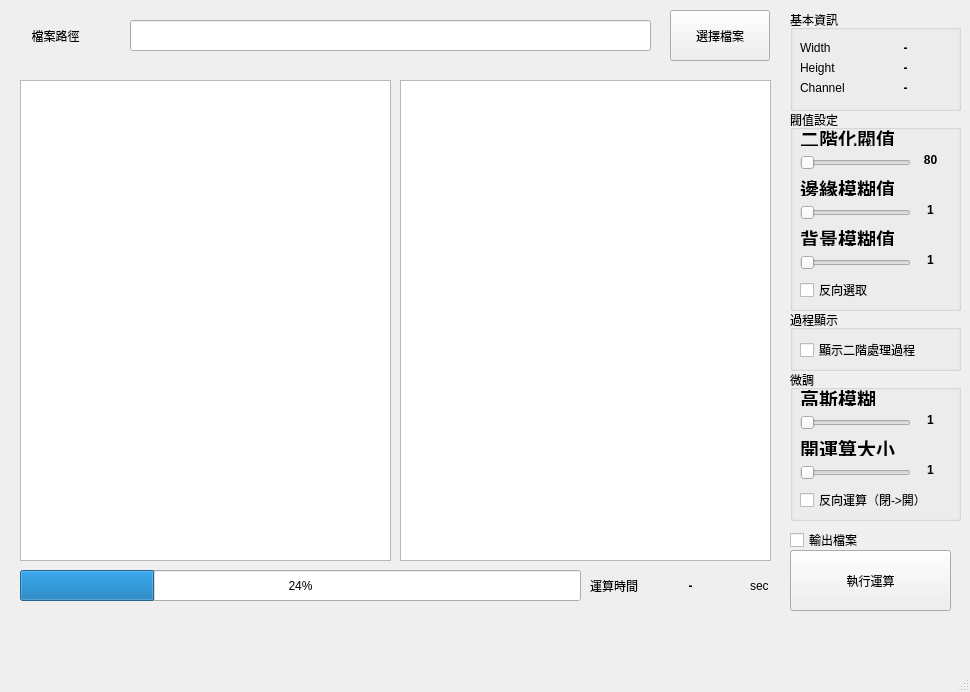
<?xml version="1.0" encoding="UTF-8"?>
<ui version="4.0">
 <class>MainWindow</class>
 <widget class="QMainWindow" name="MainWindow">
  <property name="geometry">
   <rect>
    <x>0</x>
    <y>0</y>
    <width>970</width>
    <height>692</height>
   </rect>
  </property>
  <property name="windowTitle">
   <string>MainWindow</string>
  </property>
  <widget class="QWidget" name="centralwidget">
   <widget class="QLabel" name="title_info">
    <property name="geometry">
     <rect>
      <x>20</x>
      <y>20</y>
      <width>71</width>
      <height>31</height>
     </rect>
    </property>
    <property name="text">
     <string>檔案路徑</string>
    </property>
    <property name="alignment">
     <set>Qt::AlignmentFlag::AlignCenter</set>
    </property>
   </widget>
   <widget class="QPushButton" name="loadButton">
    <property name="geometry">
     <rect>
      <x>670</x>
      <y>10</y>
      <width>100</width>
      <height>51</height>
     </rect>
    </property>
    <property name="text">
     <string>選擇檔案</string>
    </property>
   </widget>
   <widget class="QLineEdit" name="filePathInfo">
    <property name="geometry">
     <rect>
      <x>130</x>
      <y>20</y>
      <width>521</width>
      <height>31</height>
     </rect>
    </property>
    <property name="font">
     <font>
      <italic>true</italic>
     </font>
    </property>
   </widget>
   <widget class="QGraphicsView" name="view1">
    <property name="geometry">
     <rect>
      <x>20</x>
      <y>80</y>
      <width>371</width>
      <height>481</height>
     </rect>
    </property>
   </widget>
   <widget class="QGraphicsView" name="view2">
    <property name="geometry">
     <rect>
      <x>400</x>
      <y>80</y>
      <width>371</width>
      <height>481</height>
     </rect>
    </property>
   </widget>
   <widget class="QPushButton" name="result">
    <property name="geometry">
     <rect>
      <x>790</x>
      <y>550</y>
      <width>161</width>
      <height>61</height>
     </rect>
    </property>
    <property name="text">
     <string>執行運算</string>
    </property>
   </widget>
   <widget class="QCheckBox" name="option_check">
    <property name="geometry">
     <rect>
      <x>790</x>
      <y>530</y>
      <width>151</width>
      <height>20</height>
     </rect>
    </property>
    <property name="text">
     <string>輸出檔案</string>
    </property>
   </widget>
   <widget class="QProgressBar" name="progressBar">
    <property name="geometry">
     <rect>
      <x>20</x>
      <y>570</y>
      <width>561</width>
      <height>31</height>
     </rect>
    </property>
    <property name="value">
     <number>24</number>
    </property>
   </widget>
   <widget class="QGroupBox" name="groupBox">
    <property name="geometry">
     <rect>
      <x>790</x>
      <y>370</y>
      <width>171</width>
      <height>151</height>
     </rect>
    </property>
    <property name="title">
     <string>微調</string>
    </property>
    <widget class="QSlider" name="image_threshold">
     <property name="geometry">
      <rect>
       <x>10</x>
       <y>40</y>
       <width>111</width>
       <height>25</height>
      </rect>
     </property>
     <property name="orientation">
      <enum>Qt::Orientation::Horizontal</enum>
     </property>
    </widget>
    <widget class="QLabel" name="image_threshold_val">
     <property name="geometry">
      <rect>
       <x>120</x>
       <y>40</y>
       <width>41</width>
       <height>20</height>
      </rect>
     </property>
     <property name="font">
      <font>
       <bold>true</bold>
      </font>
     </property>
     <property name="text">
      <string>1</string>
     </property>
     <property name="alignment">
      <set>Qt::AlignmentFlag::AlignCenter</set>
     </property>
    </widget>
    <widget class="QSlider" name="image_threshold_2">
     <property name="geometry">
      <rect>
       <x>10</x>
       <y>90</y>
       <width>111</width>
       <height>25</height>
      </rect>
     </property>
     <property name="orientation">
      <enum>Qt::Orientation::Horizontal</enum>
     </property>
    </widget>
    <widget class="QLabel" name="image_threshold_val_2">
     <property name="geometry">
      <rect>
       <x>120</x>
       <y>90</y>
       <width>41</width>
       <height>20</height>
      </rect>
     </property>
     <property name="font">
      <font>
       <bold>true</bold>
      </font>
     </property>
     <property name="text">
      <string>1</string>
     </property>
     <property name="alignment">
      <set>Qt::AlignmentFlag::AlignCenter</set>
     </property>
    </widget>
    <widget class="QLabel" name="label_4">
     <property name="geometry">
      <rect>
       <x>10</x>
       <y>20</y>
       <width>111</width>
       <height>16</height>
      </rect>
     </property>
     <property name="font">
      <font>
       <pointsize>14</pointsize>
       <bold>true</bold>
      </font>
     </property>
     <property name="text">
      <string>高斯模糊</string>
     </property>
    </widget>
    <widget class="QLabel" name="label_6">
     <property name="geometry">
      <rect>
       <x>10</x>
       <y>70</y>
       <width>111</width>
       <height>16</height>
      </rect>
     </property>
     <property name="font">
      <font>
       <pointsize>14</pointsize>
       <bold>true</bold>
      </font>
     </property>
     <property name="text">
      <string>開運算大小</string>
     </property>
    </widget>
    <widget class="QCheckBox" name="bwrev_btn">
     <property name="geometry">
      <rect>
       <x>10</x>
       <y>120</y>
       <width>151</width>
       <height>20</height>
      </rect>
     </property>
     <property name="text">
      <string>反向運算（閉-&gt;開）</string>
     </property>
    </widget>
   </widget>
   <widget class="QGroupBox" name="groupBox_2">
    <property name="geometry">
     <rect>
      <x>790</x>
      <y>110</y>
      <width>171</width>
      <height>201</height>
     </rect>
    </property>
    <property name="title">
     <string>閥值設定</string>
    </property>
    <widget class="QLabel" name="label">
     <property name="geometry">
      <rect>
       <x>10</x>
       <y>20</y>
       <width>121</width>
       <height>16</height>
      </rect>
     </property>
     <property name="font">
      <font>
       <pointsize>14</pointsize>
       <bold>true</bold>
       <underline>false</underline>
      </font>
     </property>
     <property name="text">
      <string>二階化閥值</string>
     </property>
    </widget>
    <widget class="QSlider" name="Slider_Binary_Threshold">
     <property name="geometry">
      <rect>
       <x>10</x>
       <y>40</y>
       <width>111</width>
       <height>25</height>
      </rect>
     </property>
     <property name="orientation">
      <enum>Qt::Orientation::Horizontal</enum>
     </property>
    </widget>
    <widget class="QLabel" name="Slider_Binary_Threshold_Val">
     <property name="geometry">
      <rect>
       <x>120</x>
       <y>40</y>
       <width>41</width>
       <height>20</height>
      </rect>
     </property>
     <property name="font">
      <font>
       <bold>true</bold>
      </font>
     </property>
     <property name="text">
      <string>80</string>
     </property>
     <property name="alignment">
      <set>Qt::AlignmentFlag::AlignCenter</set>
     </property>
    </widget>
    <widget class="QLabel" name="label_2">
     <property name="geometry">
      <rect>
       <x>10</x>
       <y>70</y>
       <width>151</width>
       <height>16</height>
      </rect>
     </property>
     <property name="font">
      <font>
       <pointsize>14</pointsize>
       <bold>true</bold>
      </font>
     </property>
     <property name="text">
      <string>邊緣模糊值</string>
     </property>
    </widget>
    <widget class="QSlider" name="Slider_Blur_Edge">
     <property name="geometry">
      <rect>
       <x>10</x>
       <y>90</y>
       <width>111</width>
       <height>25</height>
      </rect>
     </property>
     <property name="orientation">
      <enum>Qt::Orientation::Horizontal</enum>
     </property>
    </widget>
    <widget class="QLabel" name="Slider_Blur_Edge_Val">
     <property name="geometry">
      <rect>
       <x>120</x>
       <y>90</y>
       <width>41</width>
       <height>20</height>
      </rect>
     </property>
     <property name="font">
      <font>
       <bold>true</bold>
      </font>
     </property>
     <property name="text">
      <string>1</string>
     </property>
     <property name="alignment">
      <set>Qt::AlignmentFlag::AlignCenter</set>
     </property>
    </widget>
    <widget class="QCheckBox" name="option_check_2">
     <property name="geometry">
      <rect>
       <x>10</x>
       <y>170</y>
       <width>151</width>
       <height>20</height>
      </rect>
     </property>
     <property name="text">
      <string>反向選取</string>
     </property>
    </widget>
    <widget class="QSlider" name="Slider_Blur_Bks">
     <property name="geometry">
      <rect>
       <x>10</x>
       <y>140</y>
       <width>111</width>
       <height>25</height>
      </rect>
     </property>
     <property name="orientation">
      <enum>Qt::Orientation::Horizontal</enum>
     </property>
    </widget>
    <widget class="QLabel" name="Slider_Blur_Bks_Val">
     <property name="geometry">
      <rect>
       <x>120</x>
       <y>140</y>
       <width>41</width>
       <height>20</height>
      </rect>
     </property>
     <property name="font">
      <font>
       <bold>true</bold>
      </font>
     </property>
     <property name="text">
      <string>1</string>
     </property>
     <property name="alignment">
      <set>Qt::AlignmentFlag::AlignCenter</set>
     </property>
    </widget>
    <widget class="QLabel" name="label_5">
     <property name="geometry">
      <rect>
       <x>10</x>
       <y>120</y>
       <width>151</width>
       <height>16</height>
      </rect>
     </property>
     <property name="font">
      <font>
       <pointsize>14</pointsize>
       <bold>true</bold>
      </font>
     </property>
     <property name="text">
      <string>背景模糊值</string>
     </property>
    </widget>
   </widget>
   <widget class="QGroupBox" name="groupBox_3">
    <property name="geometry">
     <rect>
      <x>790</x>
      <y>310</y>
      <width>171</width>
      <height>61</height>
     </rect>
    </property>
    <property name="title">
     <string>過程顯示</string>
    </property>
    <widget class="QCheckBox" name="option_check_binary">
     <property name="geometry">
      <rect>
       <x>10</x>
       <y>30</y>
       <width>151</width>
       <height>20</height>
      </rect>
     </property>
     <property name="text">
      <string>顯示二階處理過程</string>
     </property>
    </widget>
   </widget>
   <widget class="QGroupBox" name="groupBox_4">
    <property name="geometry">
     <rect>
      <x>790</x>
      <y>10</y>
      <width>171</width>
      <height>101</height>
     </rect>
    </property>
    <property name="title">
     <string>基本資訊</string>
    </property>
    <widget class="QLabel" name="image_w">
     <property name="geometry">
      <rect>
       <x>10</x>
       <y>30</y>
       <width>58</width>
       <height>16</height>
      </rect>
     </property>
     <property name="text">
      <string>Width</string>
     </property>
    </widget>
    <widget class="QLabel" name="image_h">
     <property name="geometry">
      <rect>
       <x>10</x>
       <y>50</y>
       <width>58</width>
       <height>16</height>
      </rect>
     </property>
     <property name="text">
      <string>Height</string>
     </property>
    </widget>
    <widget class="QLabel" name="image_c">
     <property name="geometry">
      <rect>
       <x>10</x>
       <y>70</y>
       <width>58</width>
       <height>16</height>
      </rect>
     </property>
     <property name="text">
      <string>Channel</string>
     </property>
    </widget>
    <widget class="QLabel" name="image_h_val">
     <property name="geometry">
      <rect>
       <x>70</x>
       <y>50</y>
       <width>91</width>
       <height>16</height>
      </rect>
     </property>
     <property name="font">
      <font>
       <bold>true</bold>
      </font>
     </property>
     <property name="text">
      <string>-</string>
     </property>
     <property name="alignment">
      <set>Qt::AlignmentFlag::AlignCenter</set>
     </property>
    </widget>
    <widget class="QLabel" name="image_c_val">
     <property name="geometry">
      <rect>
       <x>70</x>
       <y>70</y>
       <width>91</width>
       <height>16</height>
      </rect>
     </property>
     <property name="font">
      <font>
       <bold>true</bold>
      </font>
     </property>
     <property name="text">
      <string>-</string>
     </property>
     <property name="alignment">
      <set>Qt::AlignmentFlag::AlignCenter</set>
     </property>
    </widget>
    <widget class="QLabel" name="image_w_val">
     <property name="geometry">
      <rect>
       <x>70</x>
       <y>30</y>
       <width>91</width>
       <height>16</height>
      </rect>
     </property>
     <property name="font">
      <font>
       <bold>true</bold>
      </font>
     </property>
     <property name="text">
      <string>-</string>
     </property>
     <property name="alignment">
      <set>Qt::AlignmentFlag::AlignCenter</set>
     </property>
    </widget>
   </widget>
   <widget class="QLabel" name="label_3">
    <property name="geometry">
     <rect>
      <x>590</x>
      <y>570</y>
      <width>58</width>
      <height>31</height>
     </rect>
    </property>
    <property name="text">
     <string>運算時間</string>
    </property>
   </widget>
   <widget class="QLabel" name="label_time">
    <property name="geometry">
     <rect>
      <x>650</x>
      <y>570</y>
      <width>81</width>
      <height>31</height>
     </rect>
    </property>
    <property name="font">
     <font>
      <bold>true</bold>
     </font>
    </property>
    <property name="text">
     <string>-</string>
    </property>
    <property name="alignment">
     <set>Qt::AlignmentFlag::AlignCenter</set>
    </property>
   </widget>
   <widget class="QLabel" name="label_7">
    <property name="geometry">
     <rect>
      <x>750</x>
      <y>570</y>
      <width>31</width>
      <height>31</height>
     </rect>
    </property>
    <property name="text">
     <string>sec</string>
    </property>
   </widget>
  </widget>
  <widget class="QMenuBar" name="menubar">
   <property name="geometry">
    <rect>
     <x>0</x>
     <y>0</y>
     <width>970</width>
     <height>43</height>
    </rect>
   </property>
  </widget>
  <widget class="QStatusBar" name="statusbar"/>
 </widget>
 <resources/>
 <connections/>
</ui>
